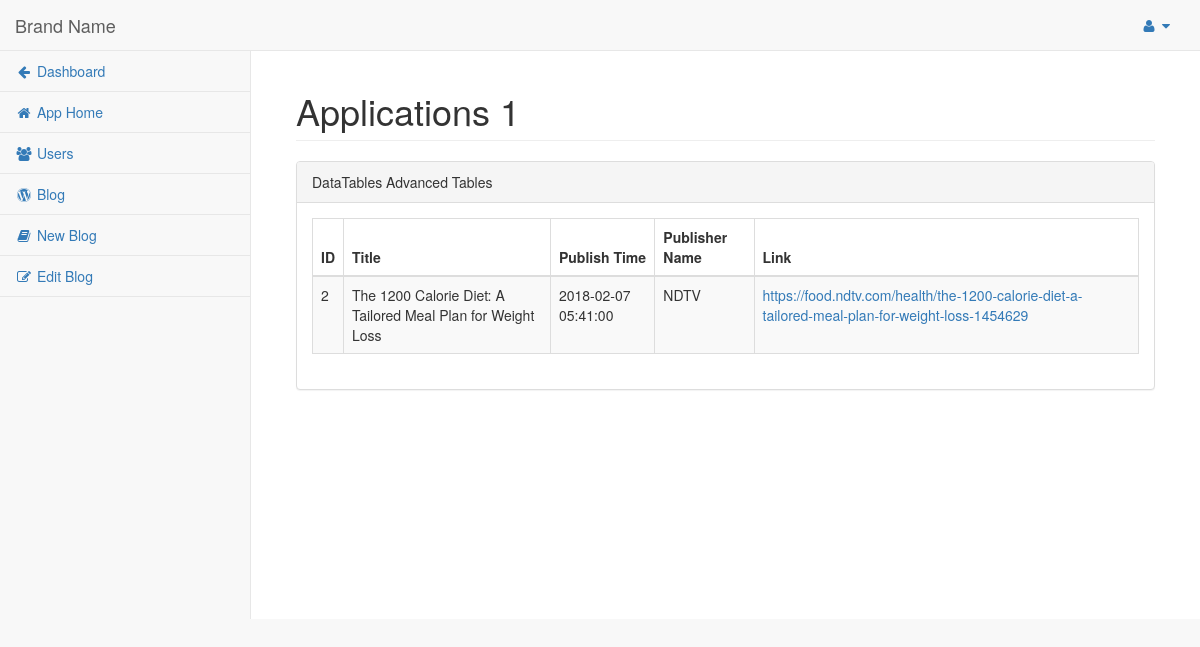
Before: /pages/application_1/blog.php (signed in) with the older database file.
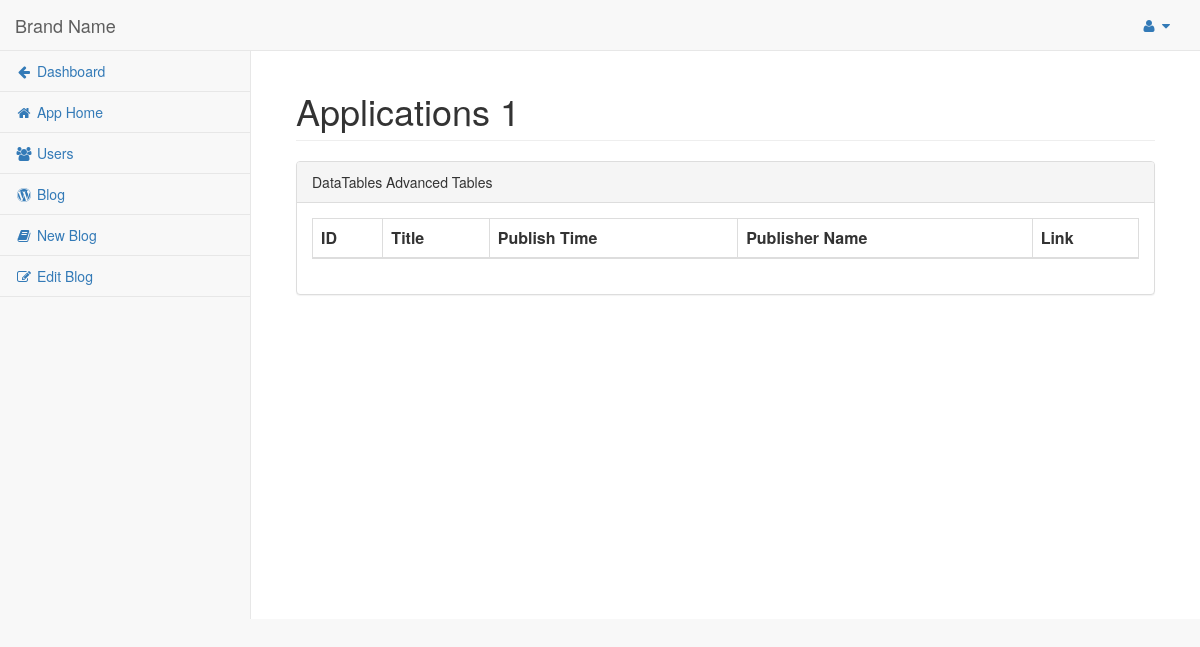
After: the same page with the newer database file.
### tables this page shows
CREATE TABLE `app1_blog` (
  `postid` int(11) NOT NULL,
  `browsertitle` varchar(100) NOT NULL,
  `title` varchar(500) NOT NULL,
  `detail` varchar(5000) NOT NULL,
  `image` blob NOT NULL,
  `time` datetime NOT NULL,
  `link` varchar(300) NOT NULL,
  `pubname` varchar(100) NOT NULL,
  `publogo` blob
);

### pages/application_1/includephp/fetchblog.php (called while the page is built, shortened)
<?php
    $sql = "SELECT `postid`,`title`,`time`,`pubname`,`link` FROM `app1_blog` ";
    $result = mysqli_query($db, $sql);
    $count = mysqli_num_rows($result);
    if ($count >= 1) {
        $bloginfo = $result;
    } else if ($count == 0) {
        $bloginfo = "Data not found!!!";
        echo "<script type='text/javascript'> testtoast(); </script>";
    }
?>

### pages/application_1/blog.php (the view, shortened to what the changed rows need)
<?php
include '../session.php';
include "includephp/fetchblog.php";
?>
<!DOCTYPE html>
<html lang="en">
<head>
    <link href="../../vendor/bootstrap/css/bootstrap.min.css" rel="stylesheet">
    <link href="../../vendor/metisMenu/metisMenu.min.css" rel="stylesheet">
    <link href="../../vendor/font-awesome/css/font-awesome.min.css" rel="stylesheet" type="text/css">
    <link href="../../dist/common/sb-admin-2.css" rel="stylesheet">
    <link href="../../dist/common/style.css" rel="stylesheet" type="text/css">
    <link href="../../vendor/datatables-plugins/dataTables.bootstrap.css" rel="stylesheet">
    <link href="../../vendor/datatables-responsive/dataTables.responsive.css" rel="stylesheet">
</head>
<body>
    <div id="wrapper">
        <nav class="navbar navbar-default navbar-static-top" role="navigation" style="margin-bottom: 0">
            <div class="navbar-header">
                <a class="navbar-brand" href="index.html">Brand Name</a>
            </div>
        </nav>
        <div id="page-wrapper">
            <div class="container-fluid">
                <div class="row">
                    <div class="col-lg-12">
                        <h1 class="page-header">Applications 1</h1>
                    </div>
                </div>
                <div class="row">
                <div class="col-lg-12">
                    <div class="row">
                <div class="col-lg-12">
                    <div class="panel panel-default">
                        <div class="panel-body">
                            <table width="100%" class="table table-striped table-bordered table-hover" id="dataTables-example">
                                <thead>
                                    <tr>
                                        <th>ID</th>
                                        <th>Title</th>
                                        <th>Publish Time</th>
                                        <th>Publisher Name</th>
                                        <th>Link</th>
                                    </tr>
                                </thead>
                                <tbody>
                                <?php
                                    while ($row = mysqli_fetch_array($bloginfo, MYSQLI_ASSOC)) {
                                    ?>
                                    <tr class="gradeX">
                                        <td class="center"><?php echo $row['postid']; ?></td>
                                        <td class="center"><?php echo $row['title']; ?></td>
                                        <td class="center"><?php echo $row['time']; ?></td>
                                        <td class="center"><?php echo $row['pubname']; ?></td>
                                        <td class="center"><a  target="_blank" href="<?php echo $row['link']; ?>"> <?php echo $row['link']; ?></a></td>
                                    </tr>
                                    <?php
                                     }
                                    ?>
                                </tbody>
                            </table>
                        </div>
                    </div>
                </div>
            </div>
                </div>
        </div>
    </div>
    <link href="../../dist/toast/jquery.toast.min.css" rel="stylesheet">
</body>
</html>

Changed rows visible on the page:
removed app1_blog: postid "2", title "The 1200 Calorie Diet: A Tailored Meal Plan for Weight Loss", time "2018-02-07 05:41:00", pubname "NDTV", link "https://food.ndtv.com/health/the-1200-calorie-diet-a-tailored-meal-plan-for-weight-loss-1454629"
